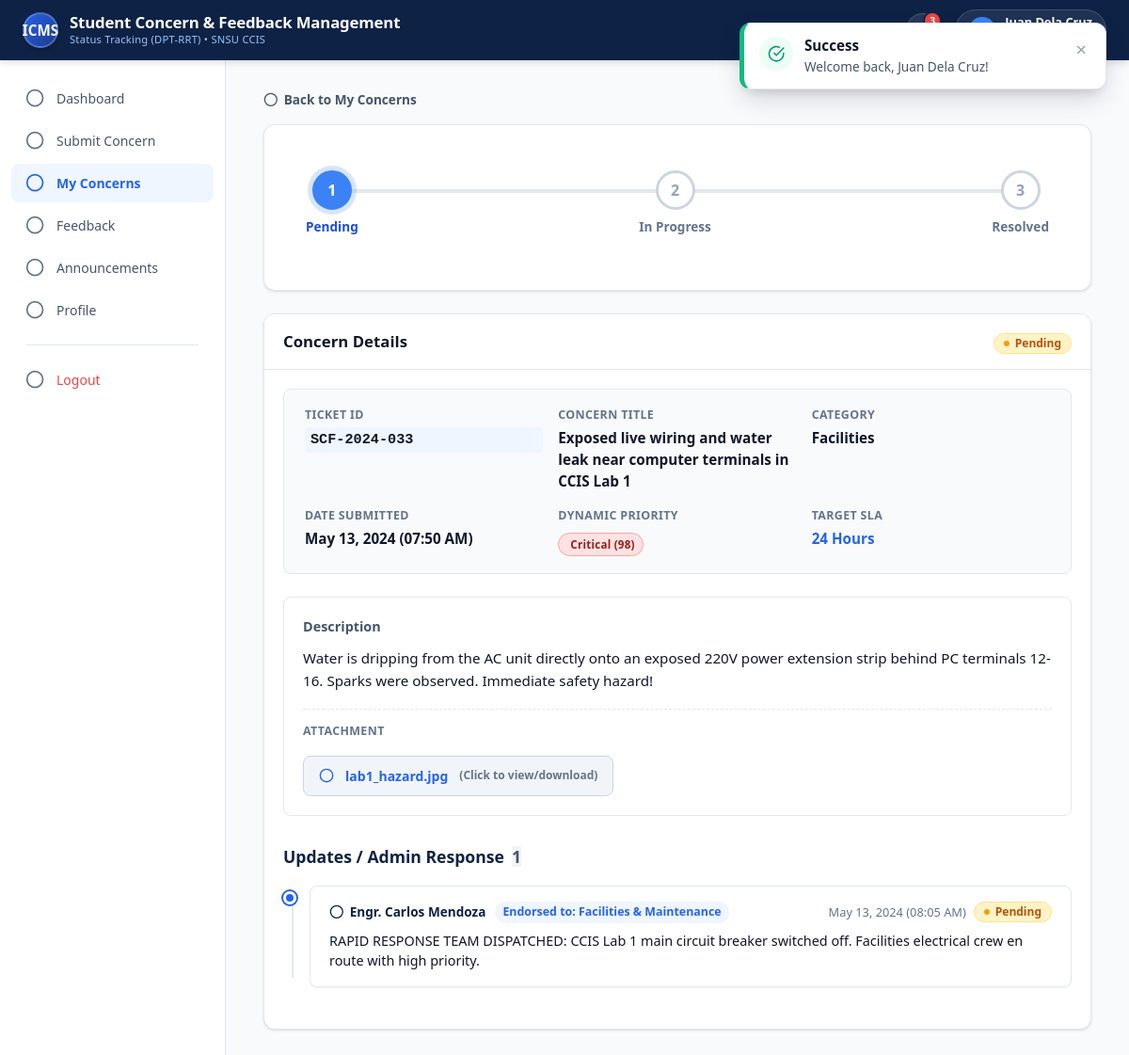
Page /student/concern_details.php?id=11 (signed in) on the committed database.
### tables this page shows
CREATE TABLE IF NOT EXISTS `concerns` (
  `concern_id` INT AUTO_INCREMENT PRIMARY KEY,
  `ticket_id` VARCHAR(50) NOT NULL UNIQUE,
  `student_id` INT NOT NULL,
  `category_id` INT NOT NULL,
  `status_id` INT NOT NULL DEFAULT 1,
  `title` VARCHAR(255) NOT NULL,
  `description` TEXT NOT NULL,
  `attachment_path` VARCHAR(255) DEFAULT NULL,
  `priority` ENUM('Critical', 'High', 'Medium', 'Low') DEFAULT 'Medium',
  `ai_urgency_score` INT DEFAULT 50,
  `sla_hours` INT DEFAULT 72,
  `is_rrt_alert` TINYINT(1) DEFAULT 0,
  `date_submitted` DATETIME DEFAULT CURRENT_TIMESTAMP,
  INDEX (`ticket_id`),
  INDEX (`student_id`),
  INDEX (`category_id`),
  INDEX (`status_id`),
  INDEX (`priority`),
  CONSTRAINT `fk_concern_student` FOREIGN KEY (`student_id`) REFERENCES `students` (`student_id`) ON DELETE CASCADE,
  CONSTRAINT `fk_concern_category` FOREIGN KEY (`category_id`) REFERENCES `categories` (`category_id`) ON DELETE RESTRICT,
  CONSTRAINT `fk_concern_status` FOREIGN KEY (`status_id`) REFERENCES `statuses` (`status_id`) ON DELETE RESTRICT
);

CREATE TABLE IF NOT EXISTS `categories` (
  `category_id` INT AUTO_INCREMENT PRIMARY KEY,
  `category_name` VARCHAR(100) NOT NULL UNIQUE,
  `description` TEXT DEFAULT NULL
);

CREATE TABLE IF NOT EXISTS `responses` (
  `response_id` INT AUTO_INCREMENT PRIMARY KEY,
  `concern_id` INT NOT NULL,
  `admin_id` INT NOT NULL,
  `response_text` TEXT NOT NULL,
  `department_endorsed` VARCHAR(150) DEFAULT NULL,
  `status_id` INT NOT NULL,
  `date_responded` DATETIME DEFAULT CURRENT_TIMESTAMP,
  INDEX (`concern_id`),
  INDEX (`admin_id`),
  CONSTRAINT `fk_response_concern` FOREIGN KEY (`concern_id`) REFERENCES `concerns` (`concern_id`) ON DELETE CASCADE,
  CONSTRAINT `fk_response_admin` FOREIGN KEY (`admin_id`) REFERENCES `administrators` (`admin_id`) ON DELETE CASCADE,
  CONSTRAINT `fk_response_status` FOREIGN KEY (`status_id`) REFERENCES `statuses` (`status_id`) ON DELETE RESTRICT
);

### student/concern_details.php (the view, shortened to what this page needs)
<?php
require_once __DIR__ . '/../config/db.php';
require_once __DIR__ . '/../includes/helpers.php';
$user = getCurrentUser();
$studentId = $user['id'];
$concernId = (int)($_GET['id'] ?? 0);
$stmt = $pdo->prepare("
    SELECT c.*, cat.category_name, s.status_name
    FROM concerns c
    JOIN categories cat ON c.category_id = cat.category_id
    JOIN statuses s ON c.status_id = s.status_id
    WHERE c.concern_id = :id AND c.student_id = :student_id
");
$stmt->execute(['id' => $concernId, 'student_id' => $studentId]);
$concern = $stmt->fetch();
$respStmt = $pdo->prepare("
    SELECT r.*, a.name AS admin_name, s.status_name
    FROM responses r
    JOIN administrators a ON r.admin_id = a.admin_id
    JOIN statuses s ON r.status_id = s.status_id
    WHERE r.concern_id = :id
    ORDER BY r.date_responded ASC
");
$respStmt->execute(['id' => $concernId]);
$responses = $respStmt->fetchAll();
require_once __DIR__ . '/../includes/header.php';
require_once __DIR__ . '/../includes/navbar.php';
require_once __DIR__ . '/../includes/sidebar.php';
?>
<a href="my_concerns.php" class="back-link" style="display: inline-flex; align-items: center; gap: 6px;"><?= icon('arrow-left', '', 16) ?> Back to My Concerns</a>
<?php
$currentStatus = $concern['status_name'];
$isPending    = ($currentStatus === 'Pending');
$isInProgress = ($currentStatus === 'In Progress');
$isResolved   = ($currentStatus === 'Resolved');
?>
<div class="card" style="margin-bottom: 24px;">
  <div class="card-body" style="padding: 16px 24px;">
    <div class="status-tracker">
      <div class="status-step <?= ($isPending ? 'current' : 'completed') ?>">
        <div class="status-step-icon">1</div>
        <span class="status-step-label">Pending</span>
      </div>
      <div class="status-step <?= ($isInProgress ? 'current' : ($isResolved ? 'completed' : '')) ?>">
        <div class="status-step-icon">2</div>
        <span class="status-step-label">In Progress</span>
      </div>
      <div class="status-step <?= ($isResolved ? 'completed current' : '') ?>">
        <div class="status-step-icon">3</div>
        <span class="status-step-label">Resolved</span>
      </div>
    </div>
  </div>
</div>
<div class="card">
  <div class="card-header">
    <h2 class="card-title">Concern Details</h2>
    <div><?= renderStatusBadge($concern['status_name']) ?></div>
  </div>
  <div class="card-body">
    <div class="concern-meta-grid">
      <div class="meta-field">
        <span class="meta-label">Ticket ID</span>
        <span class="meta-value ticket-badge" style="font-size: 0.95rem;"><?= e($concern['ticket_id']) ?></span>
      </div>
      <div class="meta-field">
        <span class="meta-label">Concern Title</span>
        <span class="meta-value"><?= e($concern['title']) ?></span>
      </div>
      <div class="meta-field">
        <span class="meta-label">Category</span>
        <span class="meta-value"><?= e($concern['category_name']) ?></span>
      </div>
      <div class="meta-field">
        <span class="meta-label">Date Submitted</span>
        <span class="meta-value"><?= formatDateTime($concern['date_submitted']) ?></span>
      </div>
      <div class="meta-field">
        <span class="meta-label">Dynamic Priority</span>
        <span class="meta-value"><?= renderPriorityBadge($concern['priority'], $concern['ai_urgency_score']) ?></span>
      </div>
      <div class="meta-field">
        <span class="meta-label">Target SLA</span>
        <span class="meta-value" style="color: #2563eb; font-weight: 700;"><?= (int)$concern['sla_hours'] ?> Hours</span>
      </div>
    </div>
    <div class="concern-description-block">
      <div class="concern-description-title">Description</div>
      <div class="concern-description-text"><?= nl2br(e($concern['description'])) ?></div>
      <?php if (!empty($concern['attachment_path'])): ?>
        <div style="margin-top: 18px; padding-top: 14px; border-top: 1px dashed var(--border-color);">
          <span class="meta-label" style="display: block; margin-bottom: 6px;">Attachment</span>
          <a href="../<?= e($concern['attachment_path']) ?>" target="_blank" class="attachment-preview-card">
            <?= icon('paperclip', '', 20) ?>
            <span><?= e(basename($concern['attachment_path'])) ?></span>
            <span class="text-xs text-muted">(Click to view/download)</span>
          </a>
        </div>
      <?php endif; ?>
    </div>
    <div style="margin-top: 32px;">
      <h3 style="font-size: 1.1rem; font-weight: 700; margin-bottom: 16px; color: var(--navy-primary); display: flex; align-items: center; gap: 8px;">
        <span>Updates / Admin Response</span>
        <span class="badge-tag" style="background: #f1f5f9; color: #475569;"><?= count($responses) ?></span>
      </h3>
      <?php if (empty($responses)): ?>
        <div style="background: #f8fafc; border: 1px dashed var(--border-color); border-radius: var(--radius-md); padding: 24px; text-align: center; color: var(--text-muted); display: flex; align-items: center; justify-content: center; gap: 8px;">
          <?= icon('clock', '', 18) ?>
          <span>Your concern is currently pending review by the department administrator. Updates will appear here as soon as an action is taken.</span>
        </div>
      <?php else: ?>
        <div class="timeline">
          <?php foreach ($responses as $resp): ?>
            <div class="timeline-item">
              <div class="timeline-dot"></div>
              <div class="timeline-box">
                <div class="timeline-header">
                  <div style="display: flex; align-items: center; gap: 10px; flex-wrap: wrap;">
                    <span class="timeline-author" style="display: inline-flex; align-items: center; gap: 6px;"><?= icon('user', '', 16) ?> <?= e($resp['admin_name']) ?></span>
                    <?php if (!empty($resp['department_endorsed'])): ?>
                      <span class="timeline-department">Endorsed to: <?= e($resp['department_endorsed']) ?></span>
                    <?php endif; ?>
                  </div>
                  <div style="display: flex; align-items: center; gap: 8px;">
                    <span class="timeline-time"><?= formatDateTime($resp['date_responded']) ?></span>
                    <?= renderStatusBadge($resp['status_name']) ?>
                  </div>
                </div>
                <div class="timeline-content">
                  <?= nl2br(e($resp['response_text'])) ?>
                </div>
              </div>
            </div>
          <?php endforeach; ?>
        </div>
      <?php endif; ?>
    </div>
  </div>
</div>
<?php require_once __DIR__ . '/../includes/footer.php'; ?>

### includes/helpers.php (shortened to what this page needs)
<?php
function e(?string $str): string {
    return htmlspecialchars((string)($str ?? ''), ENT_QUOTES, 'UTF-8');
}
function renderStatusBadge(string $statusName): string {
    $name = trim($statusName);
    $lower = strtolower($name);
    if (strpos($lower, 'pending') !== false) {
        return '<span class="status-pill status-pending"><span class="status-dot"></span>Pending</span>';
    } elseif (strpos($lower, 'progress') !== false) {
        return '<span class="status-pill status-progress"><span class="status-dot"></span>In Progress</span>';
    } elseif (strpos($lower, 'resolved') !== false) {
        return '<span class="status-pill status-resolved"><span class="status-dot"></span>Resolved</span>';
    }
    return '<span class="status-pill">' . e($name) . '</span>';
}
function renderPriorityBadge(string $priority, ?int $score = null): string {
    $p = ucfirst(strtolower(trim($priority)));
    $scoreText = ($score !== null) ? " (" . (int)$score . ")" : "";
    switch ($p) {
        case 'Critical':
            return '<span class="priority-pill priority-critical"><span class="pulse-ring"></span>Critical' . $scoreText . '</span>';
    }
}
function formatDateTime(?string $datetime): string {
    $time = strtotime($datetime);
    return date('M d, Y (h:i A)', $time);
}
function getIcon(string $name, string $extraClass = '', ?int $size = null): string {
    $dim = $size ? "width='{$size}' height='{$size}'" : "";
    $classAttr = "class='svg-icon " . e($extraClass) . "'";
    return $icons[$name] ?? "<svg {$classAttr} {$dim} viewBox='0 0 24 24'><circle cx='12' cy='12' r='10'/></svg>";
}
function icon(string $name, string $extraClass = '', ?int $size = null): string {
    return getIcon($name, $extraClass, $size);
}

### assets/css/variables.css (style rules this page uses)
:root { --navy-dark: #091730; --navy-primary: #0e2246; --navy-light: #18376e; --navy-surface: #1e3a8a; --brand-blue: #2563eb; --brand-blue-hover: #1d4ed8; --brand-blue-light: #eff6ff; --brand-blue-border: #bfdbfe; --accent-gold: #f59e0b; --accent-gold-light: #fef3c7; --status-pending-text: #b45309; --status-pending-bg: #fef3c7; --status-pending-border: #fde68a; --status-pending-dot: #f59e0b; --status-progress-text: #1d4ed8; --status-progress-bg: #eff6ff; --status-progress-border: #bfdbfe; --status-progress-dot: #3b82f6; --status-resolved-text: #065f46; --status-resolved-bg: #d1fae5; --status-resolved-border: #a7f3d0; --status-resolved-dot: #10b981; --priority-critical-text: #991b1b; --priority-critical-bg: #fee2e2; --priority-critical-border: #fca5a5; --priority-high-text: #c2410c; --priority-high-bg: #ffedd5; --priority-high-border: #fed7aa; --priority-medium-text: #b45309; --priority-medium-bg: #fef3c7; --priority-medium-border: #fde68a; --priority-low-text: #334155; --priority-low-bg: #f1f5f9; --priority-low-border: #cbd5e1; --bg-body: #f8fafc; --bg-card: #ffffff; --bg-sidebar: #ffffff; --bg-header: #0e2246; --border-color: #e2e8f0; --border-subtle: #f1f5f9; --divider: #e2e8f0; --text-primary: #0f172a; --text-secondary: #475569; --text-muted: #64748b; --text-light: #94a3b8; --text-inverse: #ffffff; --font-family-display: system-ui, -apple-system, BlinkMacSystemFont, 'Segoe UI', Roboto, Helvetica, Arial, sans-serif; --font-family-body: system-ui, -apple-system, BlinkMacSystemFont, 'Segoe UI', Roboto, Helvetica, Arial, sans-serif; --shadow-xs: 0 1px 2px 0 rgba(0, 0, 0, 0.05); --shadow-sm: 0 1px 3px 0 rgba(0, 0, 0, 0.1), 0 1px 2px -1px rgba(0, 0, 0, 0.1); --shadow-md: 0 4px 6px -1px rgba(0, 0, 0, 0.1), 0 2px 4px -2px rgba(0, 0, 0, 0.1); --shadow-lg: 0 10px 15px -3px rgba(0, 0, 0, 0.1), 0 4px 6px -4px rgba(0, 0, 0, 0.1); --shadow-xl: 0 20px 25px -5px rgba(0, 0, 0, 0.1), 0 8px 10px -6px rgba(0, 0, 0, 0.1); --radius-xs: 4px; --radius-sm: 6px; --radius-md: 8px; --radius-lg: 12px; --radius-xl: 16px; --radius-pill: 9999px; --header-height: 64px; --sidebar-width: 240px; --transition-fast: 0.15s ease; --transition-normal: 0.25s ease; }

### assets/css/base.css (style rules this page uses)
* { margin: 0; padding: 0; box-sizing: border-box; }
html, body { width: 100%; min-height: 100%; font-family: var(--font-family-body); color: var(--text-primary); background-color: var(--bg-body); line-height: 1.5; -webkit-font-smoothing: antialiased; -moz-osx-font-smoothing: grayscale; }
h1, h2, h3, h4, h5, h6 { font-family: var(--font-family-display); font-weight: 700; line-height: 1.25; color: var(--text-primary); }
a { color: var(--brand-blue); text-decoration: none; transition: color var(--transition-fast); }
.svg-icon { display: inline-block; width: 1.15em; height: 1.15em; stroke-width: 2; stroke: currentColor; fill: none; stroke-linecap: round; stroke-linejoin: round; vertical-align: -0.18em; }
.text-muted { color: var(--text-muted); }
.text-xs { font-size: 0.75rem; }

### assets/css/layout.css (style rules this page uses)
.back-link { display: inline-flex; align-items: center; gap: 6px; font-size: 0.85rem; font-weight: 600; color: var(--text-secondary); text-decoration: none; margin-bottom: 16px; }

### rows in the picture
concerns: ticket "SCF-2024-033", title "Exposed live wiring and water leak near computer terminals in CCIS Lab 1", category.category_name "Facilities", date_submitted "May 13, 2024 (07:50 AM)", ai_urgency_score "(98)", sla_hours "24", description "Water is dripping from the AC unit directly onto an exposed 220V power extension strip behind PC terminals 12-16. Sparks were observed. Immediate safety hazard!", attachment_path "lab1_hazard.jpg"
responses: admin.name "Engr. Carlos Mendoza", department_endorsed "Facilities & Maintenance", date_responded "May 13, 2024 (08:05 AM)", response_text "RAPID RESPONSE TEAM DISPATCHED: CCIS Lab 1 main circuit breaker switched off. Facilities electrical crew en route with high priority."

### other values in the picture
count($responses) "1"
